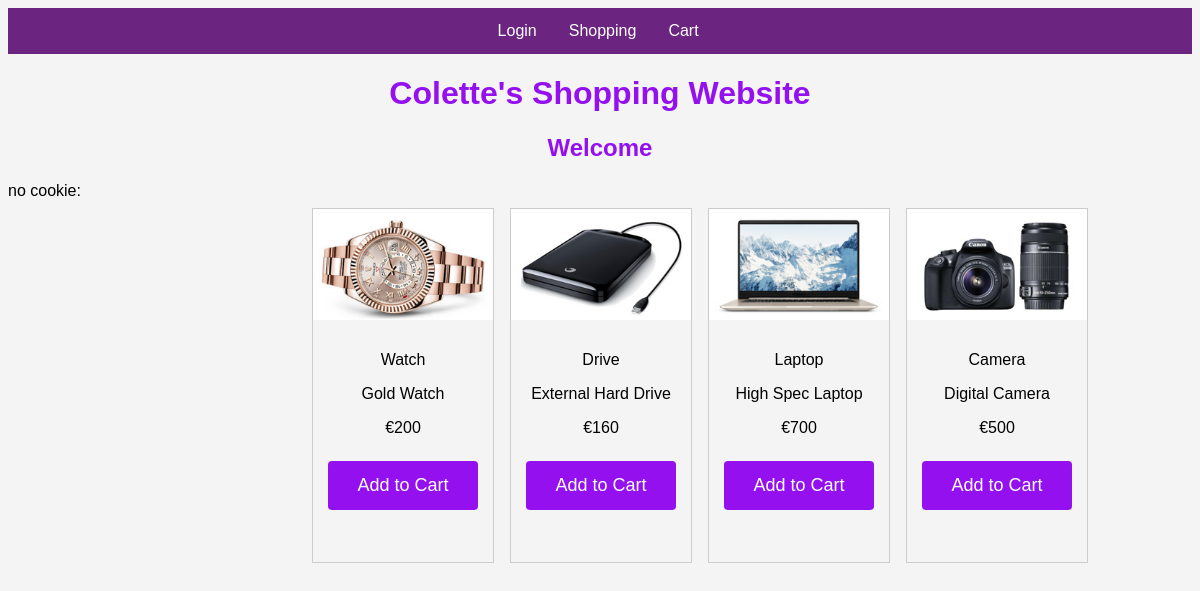
The app's page /shopping.php with its own data.
### tables this page shows
CREATE TABLE IF NOT EXISTS `products` (
  `p_id` int(100) NOT NULL AUTO_INCREMENT,
  `p_name` varchar(255) NOT NULL,
  `p_image` varchar(255) NOT NULL,
  `p_description` varchar(500) NOT NULL,
  `p_price` decimal(10,0) NOT NULL,
  PRIMARY KEY (`p_id`)
);

### functions.php (called while the page is built, shortened)
<?php
include('dbConnect.php');
include('LoginClass.php');
$username = $_POST['username'];
$password = $_POST['password'];
$login = new LoginClass();
$login->checkLogin($username, $password, $conn);

### shopping.php (the view, shortened to what this page needs)
<?php
include('dbConnect.php');
include ('header.php');
include ('nav.php');
include ('functions.php');
if(!isset($_COOKIE["user"])) {
    echo "no cookie:";
} else {
    $cookie_value = $_COOKIE["user"];
}
?>
<?php
$sql = "SELECT * FROM products";
$stmt = $conn->query($sql);
while ($row = $stmt->fetch()) {
?>
<div class="container">
    <div class="product">
        <form method="post" action="cart.php?action=add&id=<?php echo $row["p_id"] ?>" >
            <?php echo '<img src="images/'  . $row["p_image"] .  '">';?>
            <div class="desc">
                <p><?php echo $row["p_name"];?></p>
                <p><?php echo $row["p_description"];?></p>
                <p><?php echo "€" . $row["p_price"];?></p>
                <p><input style="width: 100%" type="submit" value="Add to Cart"/></p>
            </div>
        </form>
    </div>
</div>
 <?php
}
?>

### header.php (shortened to what this page needs)
<html lang="en">
<head>
    <link rel="stylesheet" type="text/css" href="style.css">
</head>

### nav.php
<body>
<ul>
    <li><a class="active" href="login.php">Login</a></li>
    <li><a class="active" href="shopping.php">Shopping</a></li>
    <li><a class="active" href="cart.php">Cart</a></li>
</ul>
<h1>Colette's Shopping Website</h1>
</body>

### LoginClass.php
<?php
class LoginClass
{
    function checkLogin($username, $password, $conn)
    {
        $stmt = $conn->prepare('SELECT * FROM userlogin WHERE username=:username AND password=:password');
        $stmt->execute(['username' => $username, 'password' => $password]);
        $userRow = $stmt->fetch();
        if ($username == $userRow['username'] && ($password == $userRow['password'])){
            echo "<h2>Welcome" . " " . $username . "</h2>";
            }else {
                echo "<h2>Incorrect Login</h2>";
            }
    }
}

### style.css (style rules this page uses)
body { font-family: Arial; background-color: rgba(244, 244, 244, 0.91); }
h1 { text-align: center; color: #9410ef; }
h2 { text-align: center; color: #9410ef; }
div.container { margin-left: 25%; }
div.product { margin: 8px; border: 1px solid #ccc; float: left; width: 180px; }
div.product img { width: 100%; height: auto; }
div.desc { padding: 15px; text-align: center; height: 25%; }
ul { list-style-type: none; margin: 0; padding-left: 40%; overflow: hidden; background-color: #6b2480; }
li { float: left; }
li a { display: block; color: white; text-align: center; padding: 14px 16px; text-decoration: none; }
input[type=submit] { width: 30%; background-color: #9410ef; color: white; padding: 14px 20px; margin: 8px 0; border: none; border-radius: 4px; cursor: pointer; font-size: large; }

### records on screen
products: p_image (picture), p_name "Watch", p_description "Gold Watch", p_price "200"
products: p_image (picture), p_name "Drive", p_description "External Hard Drive", p_price "160"
products: p_image (picture), p_name "Laptop", p_description "High Spec Laptop", p_price "700"
products: p_image (picture), p_name "Camera", p_description "Digital Camera", p_price "500"
